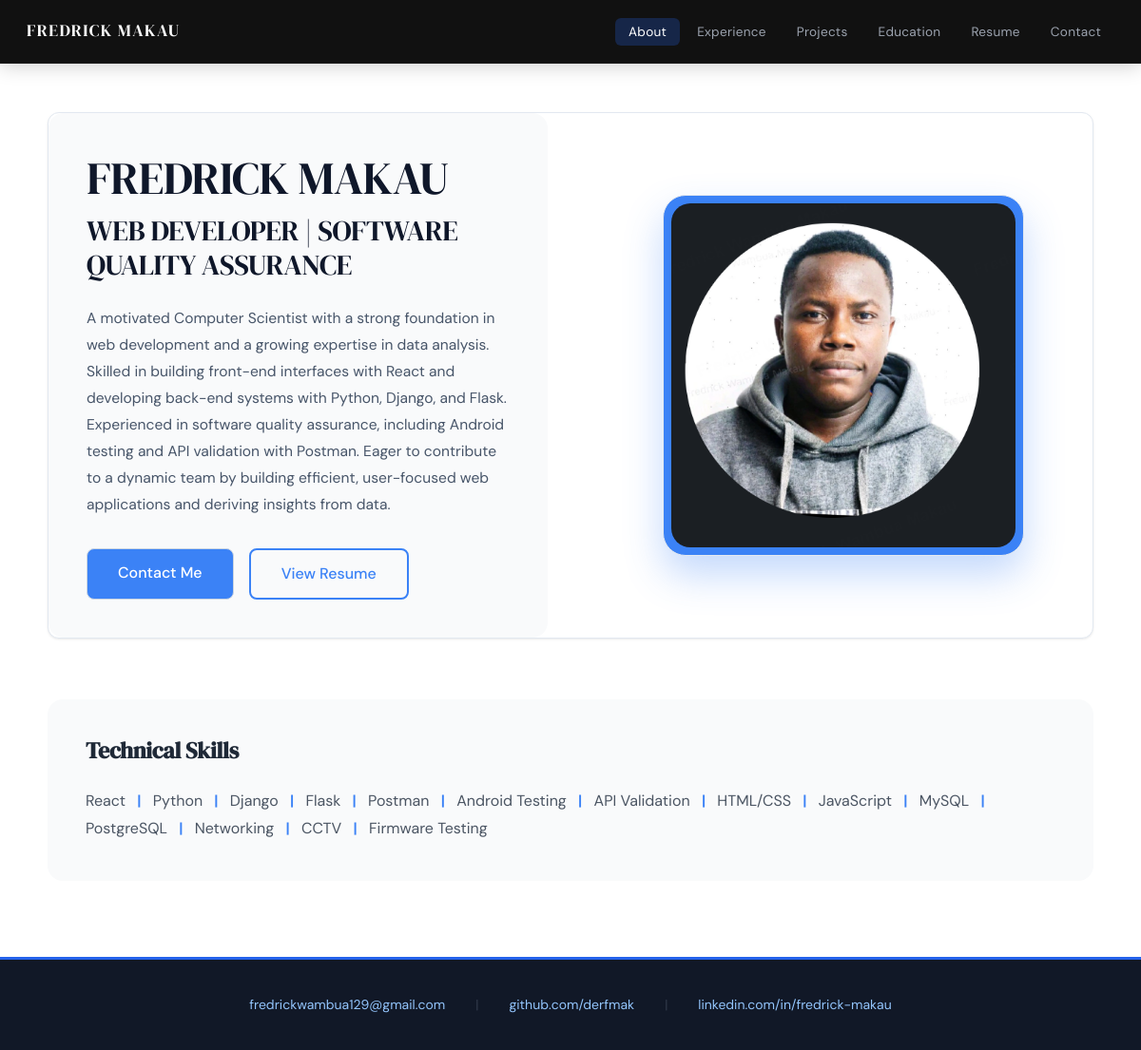
Before: / with the older database file.
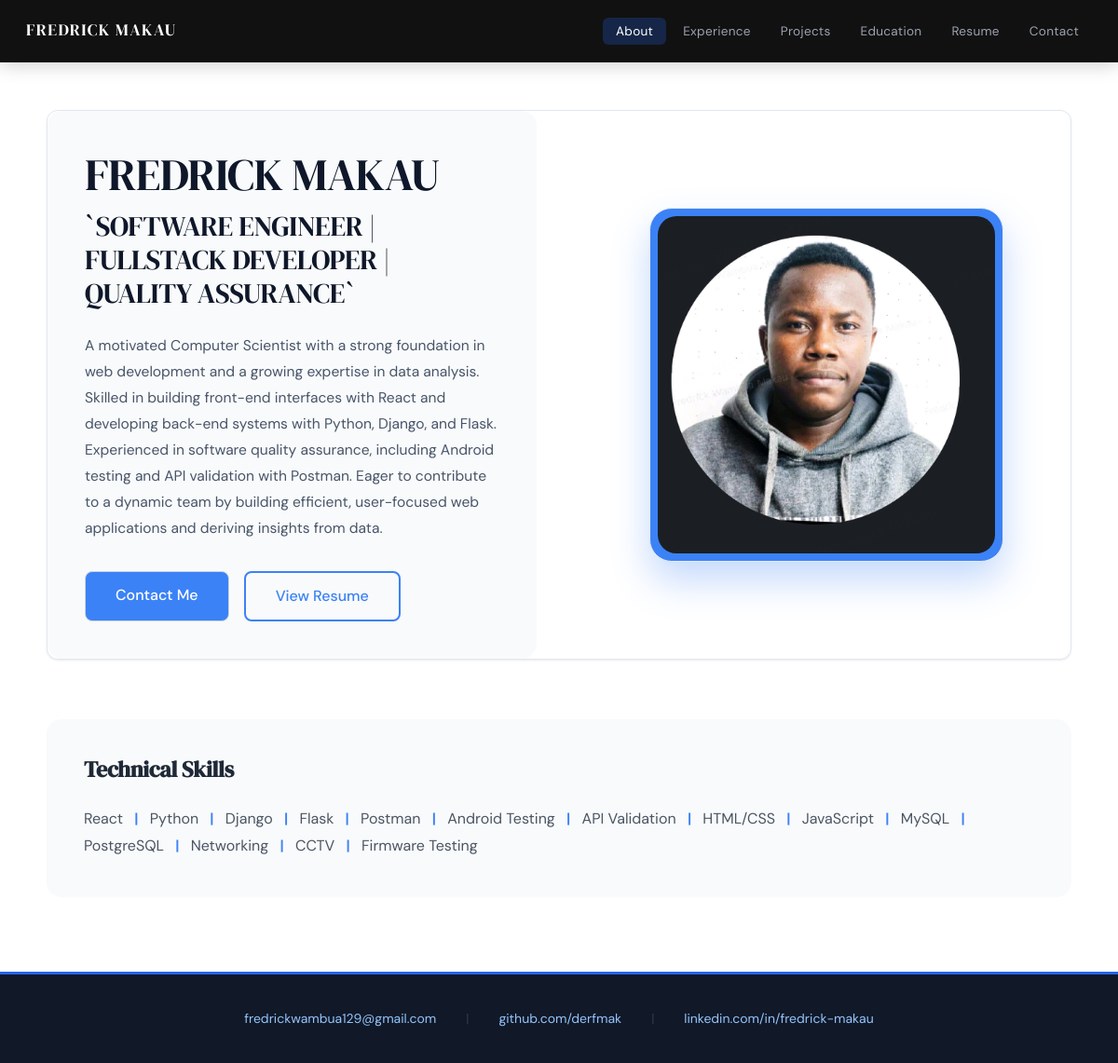
After: the same page with the newer database file.
### core/models.py (models this page shows)
class Profile(models.Model):
    name = models.CharField(max_length=100, default='FREDRICK MAKAU')
    title = models.CharField(max_length=200, default='WEB DEVELOPER | SOFTWARE QUALITY ASSURANCE')
    bio = models.TextField()
    profile_image = models.ImageField(upload_to='profile/', blank=True, null=True)
    github = models.URLField(default='https://github.com/fredrickmakau')
    linkedin = models.URLField(default='https://linkedin.com/in/fredrick-makau-04312b220')
    email = models.EmailField(default='fredrickwambua129@gmail.com')
    location = models.CharField(max_length=200, default='Nairobi, Kenya')
    phone = models.CharField(max_length=20, default='+254 740618550')
    tech_stack = models.JSONField(default=list)

### core/views.py (the view)
def home(request):
    profile = Profile.objects.first()
    if not profile:
        profile = Profile.objects.create()
    return render(request, 'home.html', {'profile': profile})

### templates/home.html (shortened to what this page needs)
{% extends 'base.html' %}
{% load static %}
{% block content %}
<div class="home-container">
    <div class="about-card">
        <div class="about-text">
            <h1 class="name">{{ profile.name|default:'FREDRICK MAKAU' }}</h1>
            <h2 class="title">{{ profile.title|default:'WEB DEVELOPER | SOFTWARE QUALITY ASSURANCE' }}</h2>
            <p class="bio">{{ profile.bio|default:'A motivated Computer Scientist with a strong foundation in web development and a growing expertise in data analysis. Skilled in building front-end interfaces with React and developing back-end systems with Python, Django, and Flask. Experienced in software quality assurance, including Android testing and API validation with Postman.' }}</p>
            <div class="cta-buttons">
                <a href="{% url 'contact' %}" class="btn btn-primary">Contact Me</a>
                <a href="{% url 'resume' %}" class="btn btn-outline">View Resume</a>
            </div>
        </div>
        <div class="about-image">
            <div class="image-card">
                <img src="{% if profile.profile_image %}{{ profile.profile_image.url }}{% else %}{% static 'images/profile.jpg' %}{% endif %}" alt="Fredrick Makau">
            </div>
        </div>
    </div>
    <div class="skills-section">
        <h3>Technical Skills</h3>
        <div class="skills-text">
            <span>React</span> <span class="separator">|</span>
            <span>Python</span> <span class="separator">|</span>
            <span>Django</span> <span class="separator">|</span>
            <span>Flask</span> <span class="separator">|</span>
            <span>Postman</span> <span class="separator">|</span>
            <span>Android Testing</span> <span class="separator">|</span>
            <span>API Validation</span> <span class="separator">|</span>
            <span>HTML/CSS</span> <span class="separator">|</span>
            <span>JavaScript</span> <span class="separator">|</span>
            <span>MySQL</span> <span class="separator">|</span>
            <span>PostgreSQL</span> <span class="separator">|</span>
            <span>Networking</span> <span class="separator">|</span>
            <span>CCTV</span> <span class="separator">|</span>
            <span>Firmware Testing</span>
        </div>
    </div>
</div>
{% endblock %}

### templates/base.html (shortened to what this page needs)
<!DOCTYPE html>
<html lang="en">
<head>
    {% load static %}
    <link rel="stylesheet" href="{% static 'css/style.css' %}?v=3">
</head>
<body>
    <nav class="navbar">
        <div class="nav-container">
            <a href="/" class="nav-logo">FREDRICK MAKAU</a>
            <ul class="nav-menu">
                <li><a href="/" class="nav-link">About</a></li>
                <li><a href="/experience/" class="nav-link">Experience</a></li>
                <li><a href="/projects/" class="nav-link">Projects</a></li>
                <li><a href="/education/" class="nav-link">Education</a></li>
                <li><a href="/resume/" class="nav-link">Resume</a></li>
                <li><a href="/contact/" class="nav-link">Contact</a></li>
            </ul>
        </div>
    </nav>
    <main class="main-content">
        {% block content %}
        {% endblock %}
    </main>
    <footer class="footer">
        <div class="footer-container">
            <a href="mailto:fredrickwambua129@gmail.com">fredrickwambua129@gmail.com</a>
            <span class="footer-separator">|</span>
            <a href="https://github.com/derfmak" target="_blank">github.com/derfmak</a>
            <span class="footer-separator">|</span>
            <a href="https://www.linkedin.com/in/fredrick-makau-04312b220/" target="_blank">linkedin.com/in/fredrick-makau</a>
        </div>
    </footer>
</body>
</html>

### static/css/style.css (style rules this page uses)
:root { --white: #ffffff; --off-white: #f8f9fb; --black: #0a0a0a; --navy: #111827; --blue-primary: #2563eb; --blue-light: #3b82f6; --blue-faint: #eff6ff; --blue-mid: #dbeafe; --text-primary: #0f172a; --text-secondary: #475569; --text-muted: #94a3b8; --border: #e2e8f0; --border-strong: #cbd5e1; --shadow-sm: 0 1px 3px rgba(0,0,0,0.06), 0 1px 2px rgba(0,0,0,0.04); --shadow-md: 0 4px 16px rgba(0,0,0,0.08), 0 2px 6px rgba(0,0,0,0.04); --shadow-lg: 0 12px 40px rgba(0,0,0,0.1), 0 4px 12px rgba(0,0,0,0.06); --transition-speed: 0.3s; --container-width: 1200px; --card-gray: #f8f9fb; --border-light: #e2e8f0; }
*, *::before, *::after { margin: 0; padding: 0; box-sizing: border-box; }
html { scroll-behavior: smooth; }
body { font-family: 'DM Sans', system-ui, sans-serif; background-color: var(--white); color: var(--text-primary); line-height: 1.65; min-height: 100vh; display: flex; flex-direction: column; -webkit-font-smoothing: antialiased; opacity: 0; animation: pageReveal 0.5s ease 0.05s forwards; }
a { color: inherit; text-decoration: none; }
.navbar { position: fixed; top: 0; left: 0; right: 0; background: rgba(10, 10, 10, 0.97); backdrop-filter: blur(12px); -webkit-backdrop-filter: blur(12px); z-index: 1000; padding: 0; border-bottom: 1px solid rgba(255,255,255,0.06); box-shadow: 0 2px 20px rgba(0,0,0,0.2); }
.nav-container { max-width: var(--container-width); margin: 0 auto; padding: 0 28px; height: 66px; display: flex; justify-content: space-between; align-items: center; }
.nav-logo { font-family: 'DM Serif Display', Georgia, serif; font-size: 1.1rem; font-weight: 400; letter-spacing: 0.08em; color: #ffffff; text-decoration: none; transition: opacity var(--transition-speed) ease; }
.nav-menu { display: flex; list-style: none; gap: 0.25rem; align-items: center; }
.nav-link { color: #9ca3af; text-decoration: none; font-weight: 400; font-size: 0.85rem; letter-spacing: 0.02em; padding: 6px 14px; border-radius: 6px; transition: color var(--transition-speed) ease, background var(--transition-speed) ease; }
.nav-link.active { color: #ffffff; background: rgba(37, 99, 235, 0.25); }
.main-content { flex: 1; max-width: var(--container-width); margin: 66px auto 0; padding: 52px 28px 80px; width: 100%; }
.footer { background: var(--navy); padding: 36px 0; width: 100%; border-top: 3px solid var(--blue-primary); }
.footer-container { max-width: var(--container-width); margin: 0 auto; padding: 0 28px; display: flex; justify-content: center; align-items: center; gap: 2rem; flex-wrap: wrap; color: #ffffff; font-size: 0.875rem; }
.footer-container a { color: #93c5fd; text-decoration: none; transition: color var(--transition-speed) ease; font-weight: 400; }
.footer-separator { color: #374151; font-weight: 300; }
.main-content > *:nth-child(1) { animation: fadeIn 0.5s cubic-bezier(0.22,1,0.36,1) 0.1s both; }
.main-content h1, .main-content h2, .main-content h3 { font-family: 'DM Serif Display', Georgia, serif; font-weight: 400; color: var(--text-primary); line-height: 1.2; letter-spacing: -0.01em; }
.main-content h1 { font-size: clamp(2rem, 4vw, 3rem); }
.main-content h2 { font-size: clamp(1.4rem, 2.5vw, 2rem); }
.main-content h3 { font-size: 1.15rem; }
.main-content p { color: var(--text-secondary); font-size: 0.975rem; line-height: 1.8; }
.card, [class*="-card"] { background: var(--white); border: 1px solid var(--border); border-radius: 12px; box-shadow: var(--shadow-sm); transition: box-shadow var(--transition-speed) ease, transform var(--transition-speed) ease; }
.btn, button:not(.mobile-menu-btn) { font-family: 'DM Sans', system-ui, sans-serif; font-size: 0.85rem; font-weight: 500; padding: 10px 22px; border: 1.5px solid var(--border-strong); background: transparent; color: var(--text-primary); border-radius: 8px; cursor: pointer; transition: border-color var(--transition-speed) ease, color var(--transition-speed) ease, background var(--transition-speed) ease; }

Changed rows visible on the page:
changed Profile "FREDRICK MAKAU": title|SOFTWARE "WEB DEVELOPER | SOFTWARE QUALITY ASSURANCE" → "`SOFTWARE ENGINEER | FULLSTACK DEVELOPER | QUALITY ASSURANCE`"
